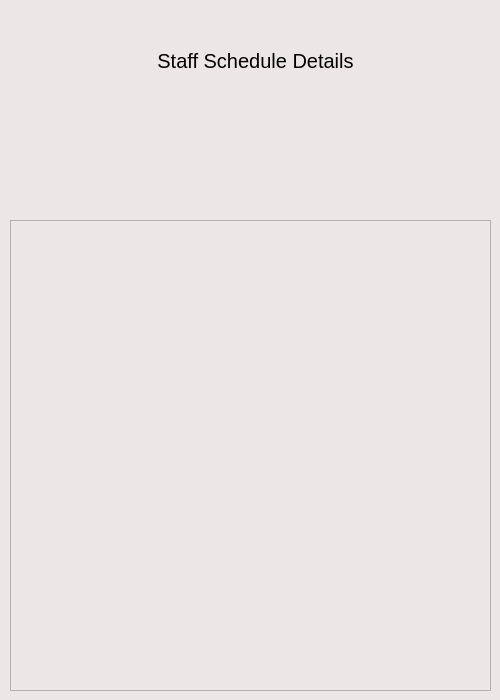
<?xml version="1.0" encoding="UTF-8"?>
<ui version="4.0">
 <class>Dialog</class>
 <widget class="QDialog" name="Dialog">
  <property name="geometry">
   <rect>
    <x>0</x>
    <y>0</y>
    <width>500</width>
    <height>700</height>
   </rect>
  </property>
  <property name="windowTitle">
   <string>Dialog</string>
  </property>
  <layout class="QHBoxLayout" name="horizontalLayout">
   <property name="spacing">
    <number>0</number>
   </property>
   <property name="leftMargin">
    <number>0</number>
   </property>
   <property name="topMargin">
    <number>0</number>
   </property>
   <property name="rightMargin">
    <number>0</number>
   </property>
   <property name="bottomMargin">
    <number>0</number>
   </property>
   <item>
    <widget class="QWidget" name="widget" native="true">
     <property name="enabled">
      <bool>true</bool>
     </property>
     <property name="minimumSize">
      <size>
       <width>500</width>
       <height>700</height>
      </size>
     </property>
     <property name="maximumSize">
      <size>
       <width>500</width>
       <height>700</height>
      </size>
     </property>
     <property name="styleSheet">
      <string notr="true">background-color: rgb(236, 230, 230);</string>
     </property>
     <widget class="QTableWidget" name="tableWidget">
      <property name="geometry">
       <rect>
        <x>10</x>
        <y>220</y>
        <width>481</width>
        <height>471</height>
       </rect>
      </property>
     </widget>
     <widget class="QLabel" name="label">
      <property name="geometry">
       <rect>
        <x>130</x>
        <y>40</y>
        <width>251</width>
        <height>41</height>
       </rect>
      </property>
      <property name="font">
       <font>
        <pointsize>15</pointsize>
       </font>
      </property>
      <property name="text">
       <string>Staff Schedule Details</string>
      </property>
      <property name="alignment">
       <set>Qt::AlignCenter</set>
      </property>
     </widget>
     <widget class="QLabel" name="name">
      <property name="geometry">
       <rect>
        <x>10</x>
        <y>160</y>
        <width>131</width>
        <height>31</height>
       </rect>
      </property>
      <property name="font">
       <font>
        <pointsize>10</pointsize>
       </font>
      </property>
      <property name="text">
       <string/>
      </property>
     </widget>
    </widget>
   </item>
  </layout>
 </widget>
 <resources/>
 <connections/>
</ui>
